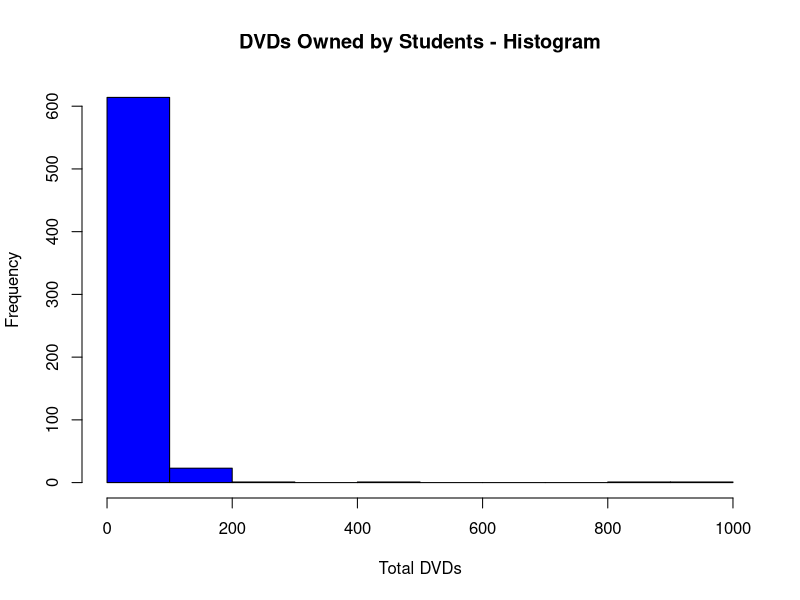
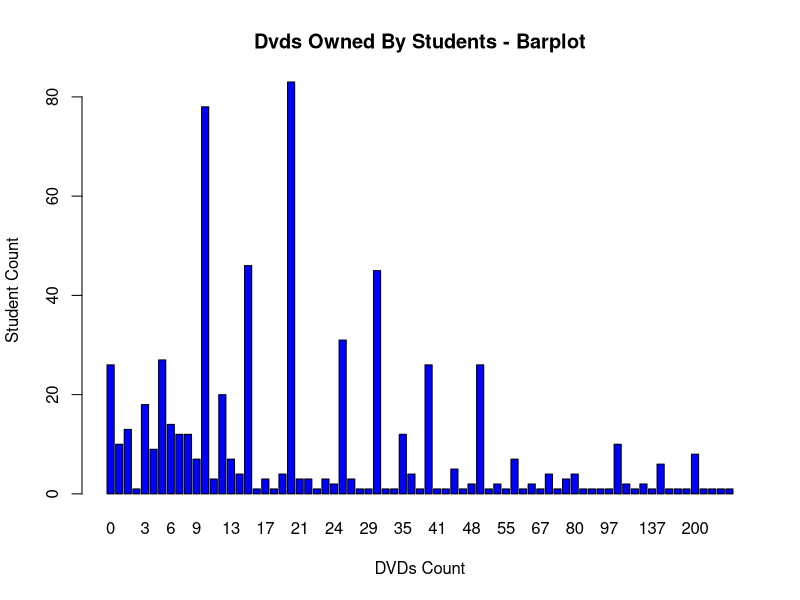
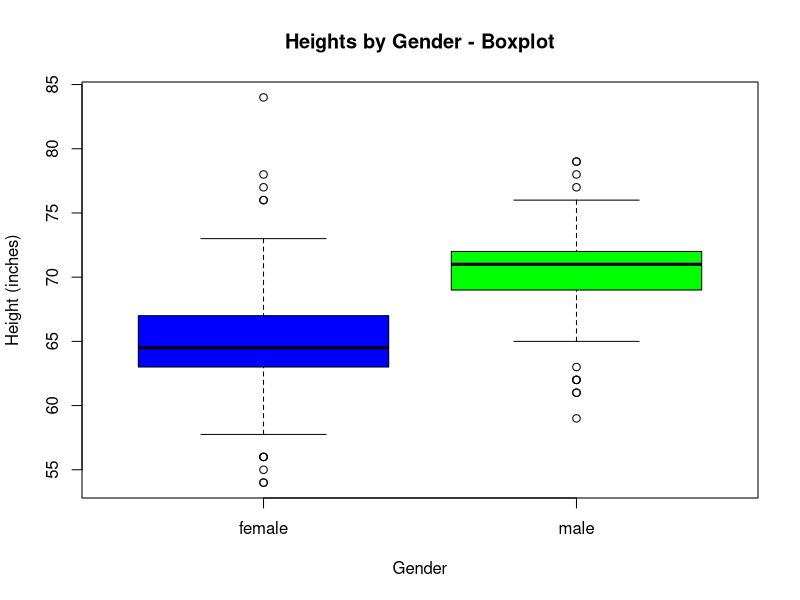
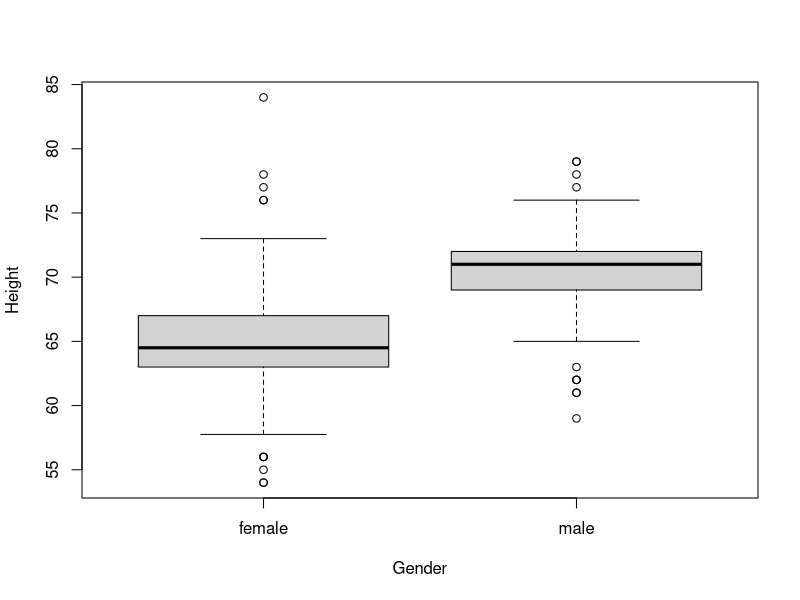
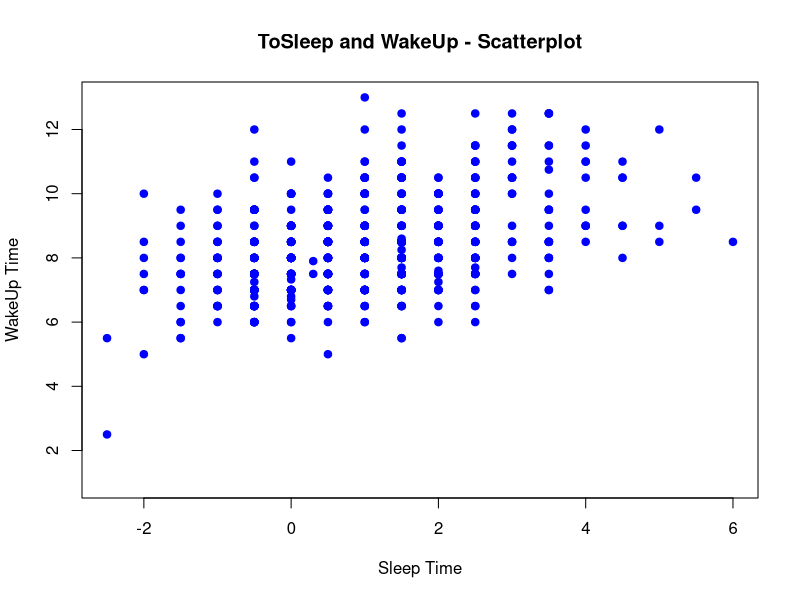
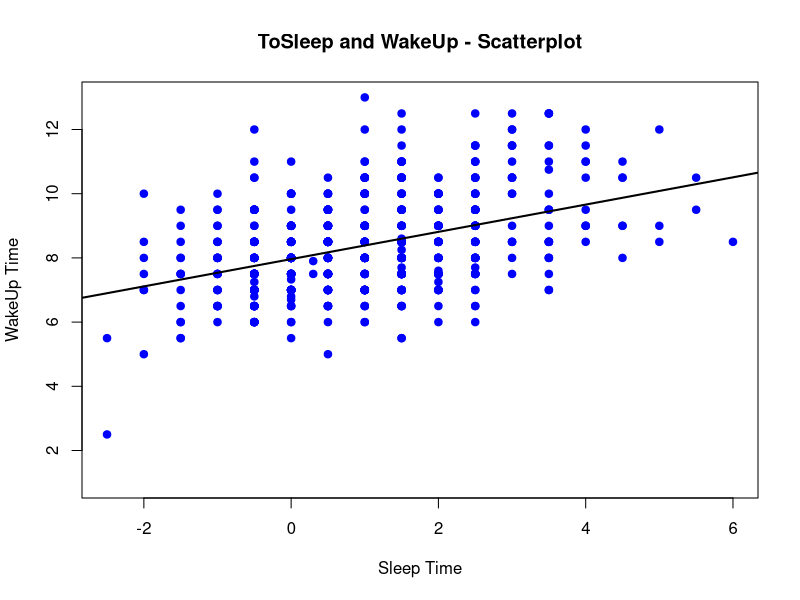

The R source for these figures, in order:
## ---- chunk 1
library(LearnBayes)
data(studentdata)
attach(studentdata)
head(studentdata)
## ---- chunk 2
hist(studentdata$Dvds, 
     main="DVDs Owned by Students - Histogram", 
     xlab="Total DVDs", 
     ylab="Frequency", 
     col="blue", 
     border="black")
## ---- chunk 3
summary(studentdata$Dvds)
## ---- chunk 4
table(studentdata$Dvds)
## ---- chunk 5
barplot(table(studentdata$Dvds), 
        main = 'Dvds Owned By Students - Barplot', 
        xlab ='DVDs Count', 
        ylab = 'Student Count', 
        col = 'blue', 
        border = 'black')
## ---- chunk 6
boxplot(Height ~ Gender, 
        data = studentdata, 
        main = "Heights by Gender - Boxplot", 
        xlab = "Gender", 
        ylab = "Height (inches)", 
        col = c("blue", "green"))
## ---- chunk 7
output = boxplot(Height ~ Gender)
print(output)
## ---- chunk 8
avg_male_height = mean(Height[Gender == "male"], 
                       na.rm = TRUE)
avg_female_height = mean(Height[Gender == "female"], 
                         na.rm = TRUE)
height_diff = avg_male_height - avg_female_height

print(paste0("Male height: ", 
             round(avg_male_height, 
                   digits = 2), 
             " inches."))
print(paste0("Female height: ", 
             round(avg_female_height, 
                   digits = 2), 
             " inches."))
print(paste0("On average, male students are ", 
             round(height_diff, 
                   digits = 2), 
             " inches taller than females."))
## ---- chunk 9
plot(ToSleep, WakeUp, 
     xlab = "Sleep Time", 
     ylab = "WakeUp Time", 
     main = "ToSleep and WakeUp - Scatterplot",
     pch = 19, 
     col = "blue")
## ---- chunk 10
# Plot ToSleep and WakeUp on a scatterplot
plot(ToSleep, WakeUp, 
     xlab = "Sleep Time", 
     ylab = "WakeUp Time", 
     main = "ToSleep and WakeUp - Scatterplot",
     pch = 19,
     col = "blue")

# Find a least-squares fit
fit = lm(WakeUp ~ ToSleep)

# Display the summary
summary(fit)

# Add the least-squares fit line to the scatterplot
abline(fit, col = "black", lwd = 2)
